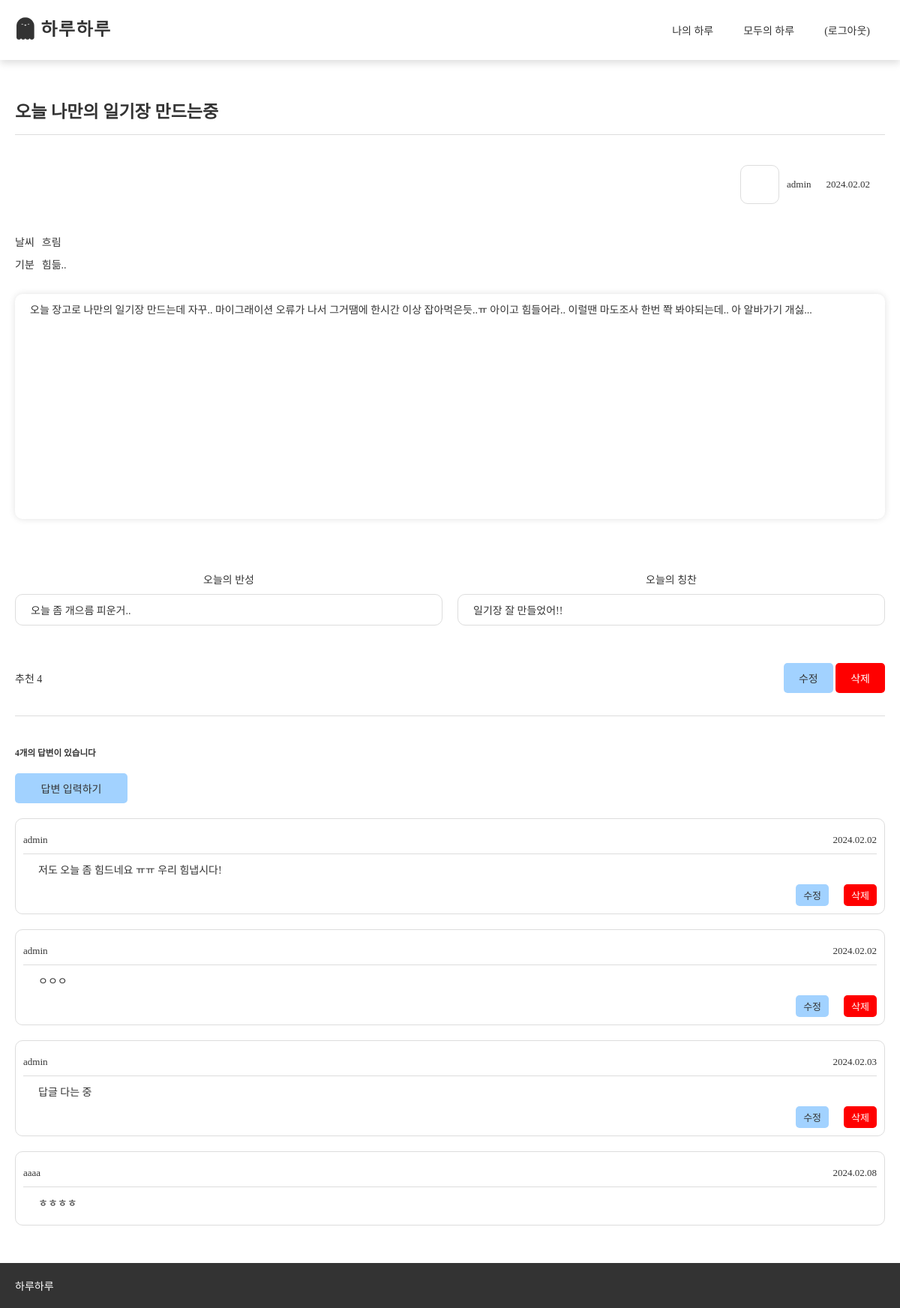
Page /diary/1/ (signed in) on the committed database.
### diary/models.py (models this page shows, shortened)
class CreateDiary(models.Model):
    author = models.ForeignKey(User, on_delete=models.CASCADE, related_name='author_diary')
    diary_id = models.AutoField(primary_key=True)
    date = models.CharField(max_length=30,blank=True,null=True)
    create_date = models.DateTimeField()
    modify_date = models.DateTimeField(blank=True, null=True)
    weather = models.CharField(max_length=30)
    mood = models.CharField(max_length=30)
    title = models.CharField(max_length=200)
    content = models.TextField()
    photo = models.ImageField(blank=True,null=True, upload_to='diary_photo/')
    reflection = models.CharField(max_length=200, blank=True, null=True)
    voter = models.ManyToManyField(User, related_name='voter_diary')
    praise = models.CharField(max_length=200, blank=True, null=True)
    disclose_choice= (
        ('public', '공개'),
        ('private', '비공개'),
    )
    disclose = models.CharField(max_length=20, choices=disclose_choice, default='public')

class Answer(models.Model):
    author = models.ForeignKey(User, on_delete=models.CASCADE, null=True)
    question = models.ForeignKey(CreateDiary, on_delete=models.CASCADE)
    content = models.TextField()
    create_date = models.DateTimeField()
    modify_date = models.DateTimeField(blank=True, null=True)

### diary/views/base_views.py (the view)
# urls.py: path('diary/<int:diary_id>/', base_views.detail, name='detail'),
def detail(request, diary_id):
    diary = CreateDiary.objects.get(diary_id=diary_id)
    create_date = diary.create_date
    previous_day = create_date - timedelta(days=1)
    try:
        user_profile = UserProfile.objects.get(user_id=diary.author_id)
        if user_profile :
            image_path = user_profile.profile_image.url if user_profile.profile_image else None
        else:
            image_path = None
    except UserProfile.DoesNotExist:
        image_path = None
    context = {'diary':diary, 'image_path':image_path, 'previous_day': previous_day}
    return render(request, 'diary/diary_detail.html', context)

### templates/diary/diary_detail.html (shortened to what this page needs)
{% extends 'base.html' %}
{% load static %}
{% block content %}
<link rel="stylesheet" href="{% static 'css/diary/diary_detail.css' %}">
    <main>
        <div class="container">
            <div class="diary_detail_box">
                <h1>{{ diary.title }}</h1>
                <div class="content_box">
                    <div class="date_user_box">
                        <div class="user_box">
                            <div class="user_photo">
                                {% if image_path   %}
                                <div class="user_photo_background" style="background: url({{image_path }}); background-position: center; background-size: cover; background-repeat: no-repeat;"></div>
                                {% else %}
                                <div class="user_photo_background" style="background: url({% static 'img/common/default_image.png' %}); background-position: center; background-size: cover; background-repeat: no-repeat;"></div>
                                {% endif %}
                            </div>
                            <div class="user_name">{{ diary.author.username }}</div>
                        </div>
                        <div class="date_box previous_day" id="{{ previous_day|date:'Y.m.d' }}">{{ previous_day|date:"Y.m.d" }}</div> <br><br>
                    </div>
                    <div class="ext_box">
                        <div class="text_box">
                            <span>날씨</span>
                            <span>{{ diary.weather }}</span>
                        </div>
                        <div class="text_box">
                            <span>기분</span>
                            <span>{{ diary.mood }}</span>
                        </div>
                    </div>
                    <div class="main_content_box">
                        <div class="main_text">{{ diary.content|linebreaksbr }}</div>
                    </div>
                    <div class="today_ext_box">
                        <div>
                            <span>오늘의 반성</span>
                            {% if diary.reflection %}
                                <span>{{ diary.reflection|linebreaksbr }}</span>
                            {% else %}
                                <span style="color: #ddd; text-align: center;">Nothing</span>
                            {% endif %}
                        </div>
                        <div>
                            <span>오늘의 칭찬</span>
                            {% if diary.praise %}
                                <span>{{ diary.praise|linebreaksbr }}</span>
                            {% else %}
                                <span style="color: #ddd; text-align: center;">Nothing</span>
                            {% endif %}
                        </div>
                    </div>
                    <div class="btns_box">
                        <a href="javascript:void(0)" data-uri="{% url 'diary:diary_vote' diary.diary_id  %}"
                            class="recommend"> 추천
                            <span>{{diary.voter.count}}</span>
                        </a>
                        <div class="update_btn_box">
                            {% if request.user == diary.author %}
                                <a href="javascript:void(0)" class="update_btn">수정</a>
                            {% endif %}
                            <a href="javascript:void(0)" class="delete delete_btn"
                            data-uri="{% url 'diary:diary_delete' diary.diary_id  %}">삭제</a>
                        </div>
                    </div>
                </div>
                <div class="answer_box">
                    {% if diary.disclose == 'public' %}
                        <h5 class="answer_count">{{ diary.answer_set.count }}개의 답변이 있습니다</h5>
                    {% endif %}
                    {% if diary.disclose == 'public' %}
                    <div class="answer_write_btn">답변 입력하기</div>
                    {% endif %}
                    <div class="answer_text_box">
                        <ul class="answer_ul">
                            {% for answer in diary.answer_set.all %}
                                <li>
                                    <div class="answer_ext_box">
                                        <span>
                                            {% if answer.author %}
                                                {{ answer.author.username }}
                                            {% endif %}
                                        </span>
                                        <span>
                                            {% if answer.modify_date %}
                                            <div class="badge bg-light text-dark p-2 text-start mx-3">
                                                <div>{{ answer.modify_date|date:"Y.m.d" }}</div>
                                            </div>
                                            {% else %}
                                                {{ answer.create_date|date:"Y.m.d" }}
                                            {% endif %}
                                        </span>
                                    </div>
                                    <span>{{ answer.content }}</span>
                                    <div class="answer_btn_box">
                                        {% if request.user == answer.author %}
                                            <a href="{% url 'diary:answer_modify' answer.id diary.diary_id %}"
                                                class="answer_update_btn">수정</a>
                                            <a href="#" class="answer_delete_btn"
                                                data-uri="{% url 'diary:answer_delete' answer.id diary.diary_id  %}">삭제</a>
                                        {% endif %}
                                    </div>
                                </li>
                            {% endfor %}
                        </ul>
                    </div>
                </div>
            </div>
        </div>
    </main>
{% endblock %}

### static/css/base.css (style rules this page uses)
body { margin: 0; font-family: 'ScoreDream'; color: #333; }
ul { list-style: none; margin: 0; padding: 0; }
a { display: inline-block; text-decoration: none; color: inherit; }
main { margin-top: 50px; min-height: 75vh; }
.container { width: 100%; max-width: 1200px; margin: auto; }
@media (max-width: 1200px) { .container { width: 100%; max-width: 100%; padding: 0 20px; box-sizing: border-box; font-size: 14px; } }

### static/css/diary/diary_detail.css (style rules this page uses)
.content_box { display: flex; flex-direction: column; gap: 10px; border-top: 1px solid #ddd; }
.date_user_box { display: flex; gap: 20px; align-items: center; font-size: 13px; justify-content: flex-end; }
.user_box { display: flex; align-items: center; gap: 10px; }
.user_photo { width: 50px; height: 50px; border: 1px solid #ddd; border-radius: 10px; background: #fff; overflow: hidden; }
.user_photo_background { width: 100%; height: 100%; }
.ext_box { display: flex; flex-direction: column; gap: 10px; }
.text_box { display: flex; gap: 10px; }
.text_box span:first-child { font-weight: 500; }
.main_content_box { display: flex; flex-direction: column; gap: 10px; margin: 20px 0 50px 0; }
.main_text { padding: 10px 20px; box-sizing: border-box; font-weight: 500; min-height: 300px; box-shadow: 0 0 10px 0 #e1e1e1; border-radius: 10px; }
.today_ext_box { display: grid; width: 100%; grid-template-columns: repeat(2,1fr); gap: 20px; }
.today_ext_box div { display: flex; flex-direction: column; gap: 10px; }
.today_ext_box div span:last-child { padding: 10px 20px; box-sizing: border-box; border: 1px solid #ddd; border-radius: 10px; }
.btns_box { display: flex; justify-content: space-between; align-items: center; font-size: 14px; }
.answer_submit, .update_btn, .delete_btn, .recommend { margin-top: 30px; box-sizing: border-box; border-radius: 5px; font-weight: 500; }
.recommend { background: #fff; }
.update_btn { background: #A2D2FF; padding: 10px 20px; }
.delete_btn { background: red; color: #fff; padding: 10px 20px; }
.answer_box { margin-top: 30px; padding-top: 20px; box-sizing: border-box; border-top: 1px solid #ddd; }
.answer_ul { display: flex; flex-direction: column; gap: 20px; margin-bottom: 30px; }
.answer_ul li { display: flex; flex-direction: column; gap: 10px; padding: 10px; box-sizing: border-box; border: 1px solid #ddd; border-radius: 10px; }
.answer_ext_box { display: flex; font-size: 13px; align-items: center; justify-content: space-between; gap: 20px; padding: 10px 0; box-sizing: border-box; border-bottom: 1px solid #ddd; }
.answer_ul li span:nth-child(2) { padding-left: 20px; }
.answer_btn_box { display: flex; align-items: center; font-size: 13px; justify-content: flex-end; gap: 20px; }
.answer_write_btn, .answer_btn_box a { box-sizing: border-box; border-radius: 5px; font-weight: 500; padding: 5px 10px; }
.answer_write_btn, .answer_update_btn { background-color: #A2D2FF; }
.answer_delete_btn { background-color: red; color: #fff; }
.answer_write_btn { margin: 20px 0; text-align: center; margin: 20px 0; max-width: 150px; padding: 10px 20px; cursor: pointer; }
@media (max-width: 1200px) { .diary_detail_box h1 { font-size: 23px; } }
@media (max-width: 1200px) { .content_box { gap: 20px; } }
@media (max-width: 1200px) { .date_user_box { margin-bottom: 20px; } }
@media (max-width: 1200px) { .main_content_box { margin: 0 0 50px 0; } }
@media (max-width: 1200px) { .today_ext_box div span:first-child { text-align: center; font-weight: 500; } }

### rows in the picture
CreateDiary: title "오늘 나만의 일기장 만드는중", author.username "admin", weather "흐림", mood "힘듦..", content "오늘 장고로 나만의 일기장 만드는데 자꾸.. 마이그래이션 오류가 나서 그거땜에 한시간 이상 잡아먹은듯..ㅠ 아이고 힘들어라.. 이럴땐 마도조사 한번 쫙 봐야되는데.. 아 알바가기 개싫...", reflection "오늘 좀 개으름 피운거..", praise "일기장 잘 만들었어!!", voter.count "4", answer_set.count "4"
Answer: author.username "admin", create_date "2024.02.02", content "저도 오늘 좀 힘드네요 ㅠㅠ 우리 힘냅시다!", shows "수정"
Answer: author.username "admin", create_date "2024.02.02", content "ㅇㅇㅇ", shows "수정"
Answer: author.username "admin", create_date "2024.02.03", content "답글 다는 중", shows "수정"
Answer: author.username "aaaa", create_date "2024.02.08", content "ㅎㅎㅎㅎ"

### other values in the picture
{{ previous_day|date:"Y.m.d" }} "2024.02.02"
